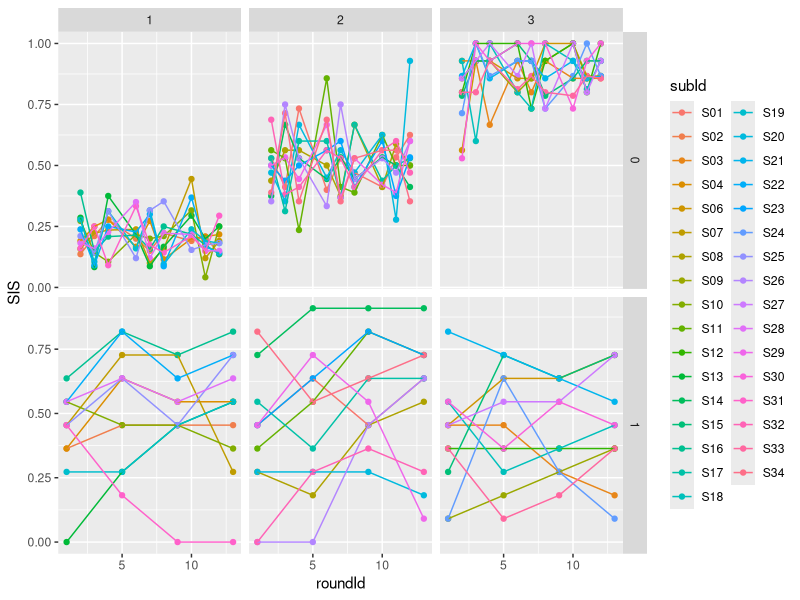
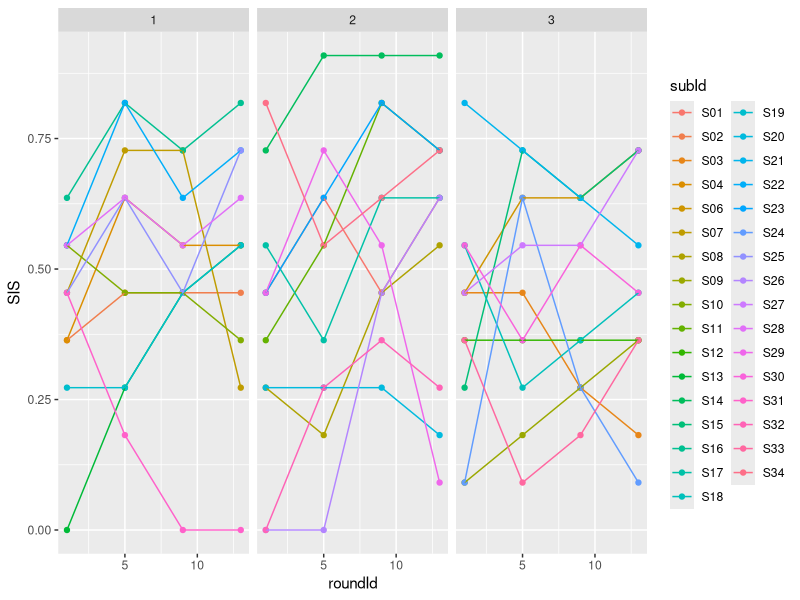
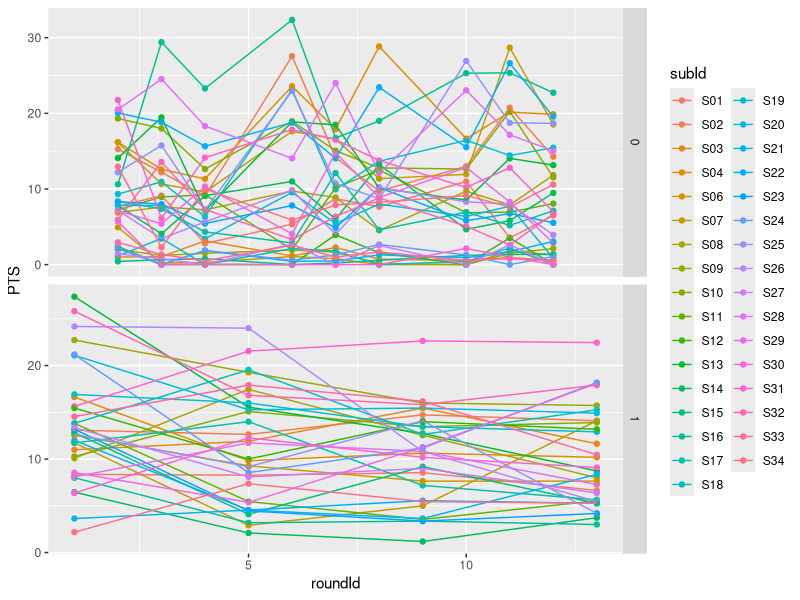
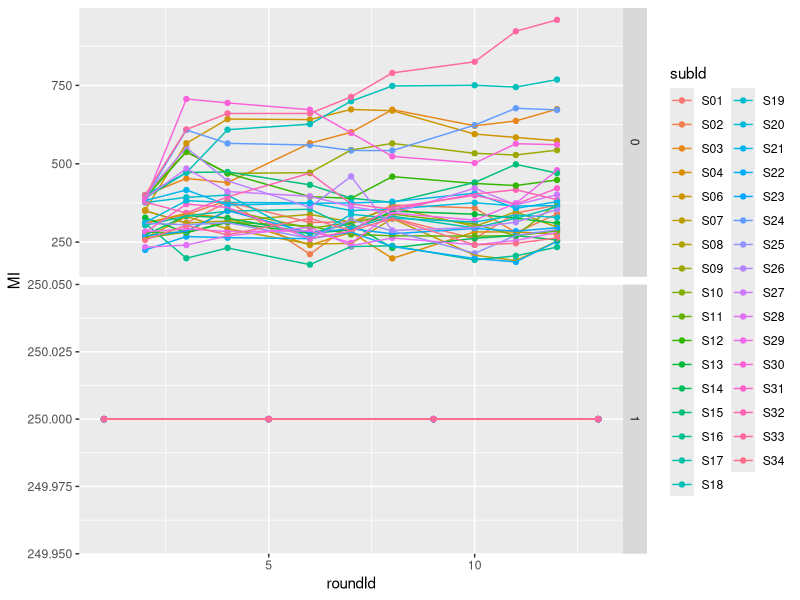
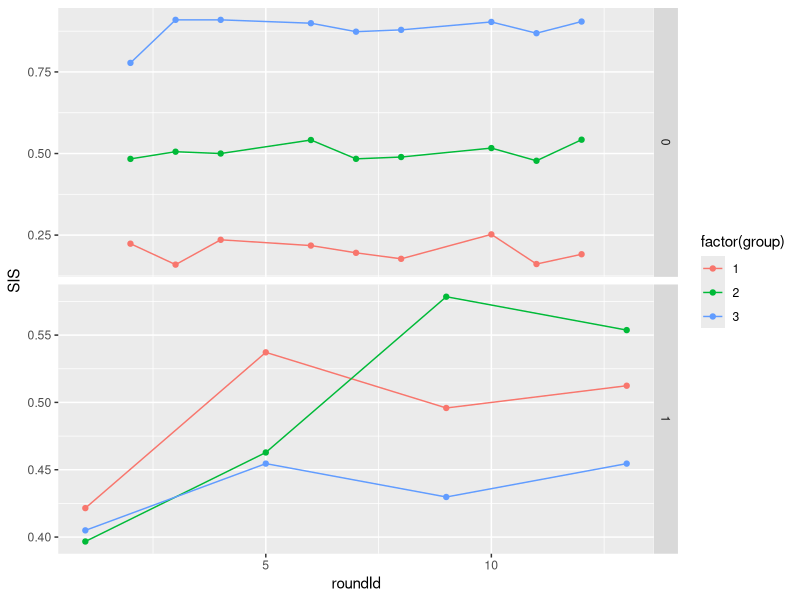
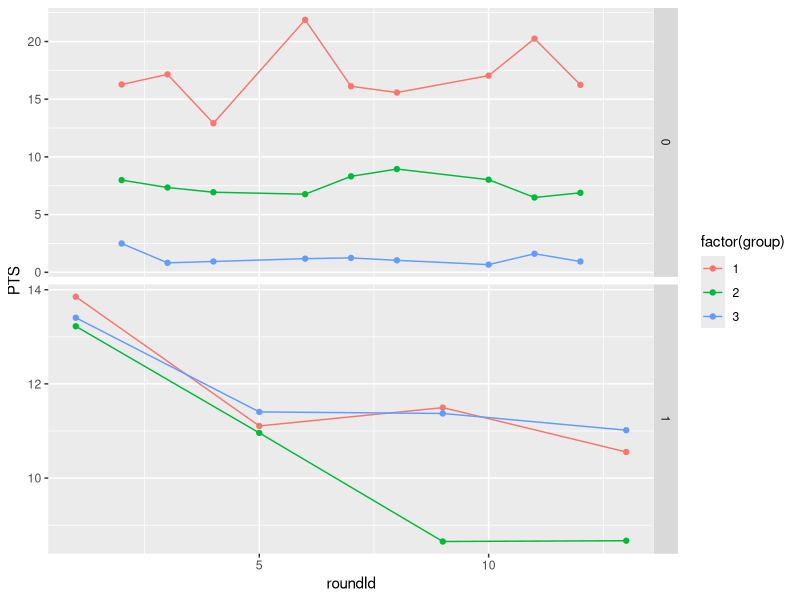
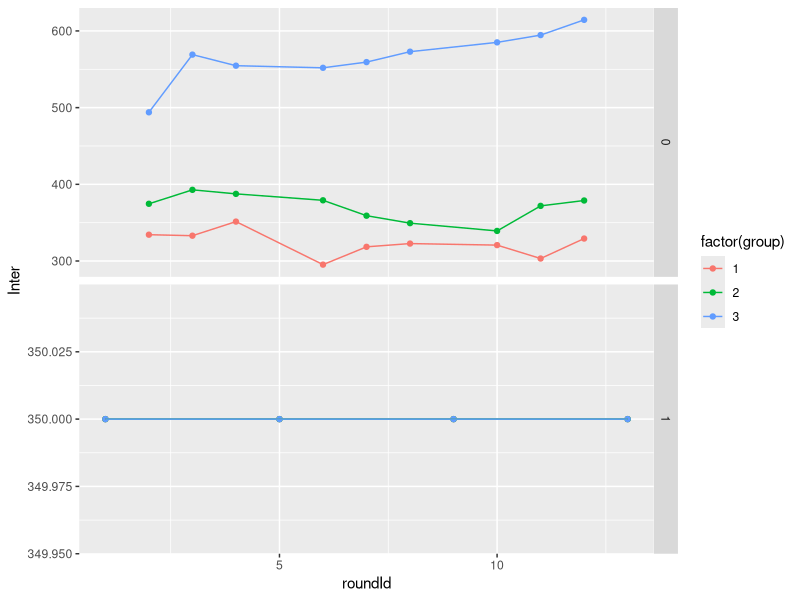
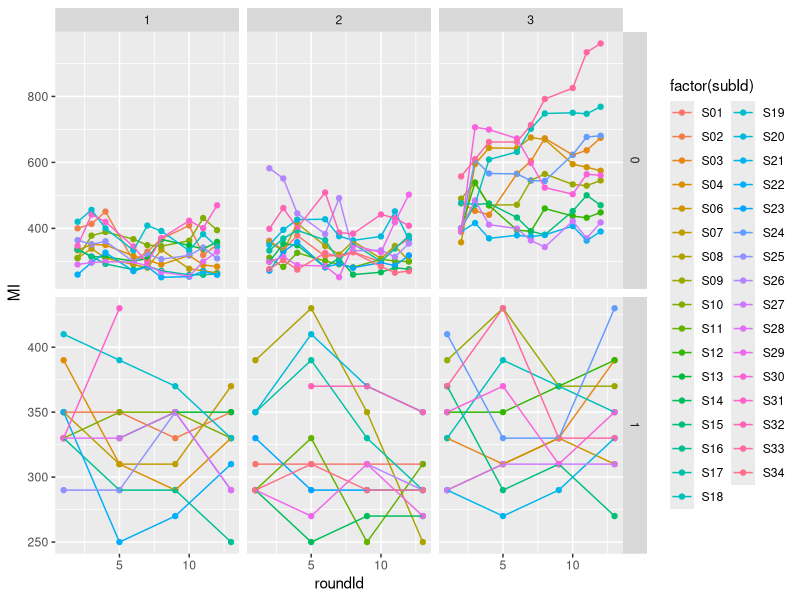

R code for these plots, in order:
library(plyr)
library(ggplot2)
library(psych)

D <- read.table('data/datat.txt', sep=',', header=T)

describeBy(D, group = D$isTestGame)



success <- ddply(D, .(group, subId, roundId, isTestGame), summarise,
                    SIS = mean(successInStatic),
                    PTS = mean(pressesToSuccess),
                    Inter = mean(gameInterval),
                    MI = min(gameInterval),
                    PIC = mean(previousIntervalChange))                 

success.group <- ddply(D, .(group, roundId, isTestGame), summarise,
                       SIS = mean(successInStatic),
                       PTS = mean(pressesToSuccess),
                       Inter = mean(gameInterval),
                       PIC = mean(previousIntervalChange)) 

#mixed design anova




#individual success

describeBy(success, group = success$subId)

ggplot(success, aes(x=roundId, y=SIS, colour=subId)) + 
  geom_point() +
  geom_line() +
  facet_grid(isTestGame ~ group, scales = "free")

success.tests <- success[ success$isTestGame == 1,]
ggplot(success.tests, aes(x=roundId, y=SIS, colour=subId)) + 
  geom_point() +
  geom_line() +
  facet_grid(. ~ group, scales = "free")

success.tests$roundFact <- ordered(success.tests$roundId)
success.tests$groupFact <- factor(success.tests$group)

fm <- lm(SIS ~ roundFact * groupFact, data=success.tests)
summary(fm)
options("contrasts"=c("contr.sum", "contr.poly"))
library(car)
Anova(fm, type=3)

ggplot(success, aes(x=roundId, y=PTS, colour=subId)) + 
  geom_point() +
  geom_line() +
  facet_grid(isTestGame ~ ., scales = "free")

ggplot(success, aes(x=roundId, y=MI, colour=subId)) + 
  geom_point() +
  geom_line() +
  facet_grid(isTestGame ~ ., scales = "free")

#groups success

describeBy(success.group, group = success.group$group)

ggplot(success.group, aes(x=roundId, y=SIS, colour=factor(group))) + 
  geom_point() +
  geom_line() +
  facet_grid(isTestGame ~ ., scales = "free")

ggplot(success.group, aes(x=roundId, y=PTS, colour=factor(group))) + 
  geom_point() +
  geom_line() +
  facet_grid(isTestGame ~ ., scales = "free")

ggplot(success.group, aes(x=roundId, y=Inter, colour=factor(group))) + 
  geom_point() +
  geom_line() +
  facet_grid(isTestGame ~ ., scales = "free")


#splitted only successful games

D.splitted <- split(D, D$successInStatic)

onlySuccess <- ddply(D.splitted$`1`, .(subId, roundId, isTestGame, group), summarise,
                     SIS = mean(successInStatic),
                     PTS = mean(pressesToSuccess),
                     Inter = mean(gameInterval),
                     MI = min(gameInterval),
                     PIC = mean(previousIntervalChange))  

onlySuccess.group <- ddply(D.splitted$`1`, .(group, roundId, isTestGame), summarise,
                       SIS = mean(successInStatic),
                       PTS = mean(pressesToSuccess),
                       Inter = mean(gameInterval),
                       PIC = mean(previousIntervalChange)) 

onlySuccess.group.MMI <- ddply(onlySuccess, .(group, roundId, isTestGame), summarise,
                                MMI = mean(MI))
#Succesful interval mins

ggplot(onlySuccess, aes(x=roundId, y=MI, colour=factor(subId))) + 
  geom_point() +
  geom_line() +
  facet_grid(isTestGame ~ group, scales = "free")

ggplot(onlySuccess, aes(x=factor(group), y=MI)) + 
  geom_boxplot() +
  facet_grid(isTestGame ~ ., scales = "free")


#Succesful interval means per subject

ggplot(onlySuccess.group, aes(x=roundId, y=Inter, colour=factor(group))) + 
  geom_point() +
  geom_line() +
  facet_grid(isTestGame ~ ., scales = "free")

#Succesful min means per group

ggplot(onlySuccess.group.MMI, aes(x=roundId, y=MMI, colour=factor(group))) + 
  geom_point() +
  geom_line() +
  facet_grid(isTestGame ~ ., scales = "free")

#splitted only succesfultests

D.splittedTest <- split(D.splitted$`1`, D$isTestGame)
